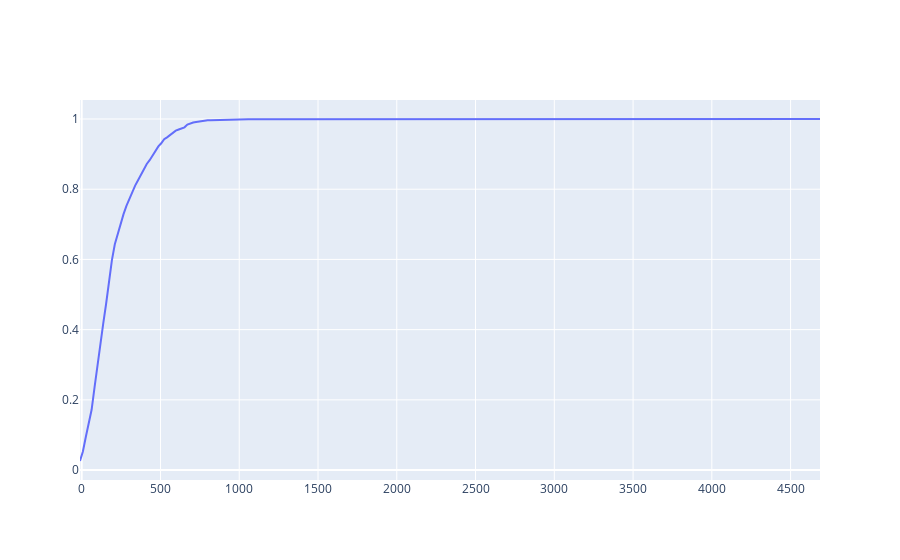

Source (notebook cell):
### Code cell
traces = [
    {"x": bin_edges[:-1], "y": cdf}
]
go.Figure(traces)

### Figure 1 — Plotly figure (JSON) as saved in the notebook; plotly's stock layout.template omitted (floating-point values rounded to 4 significant figures; data arrays with more than 128 entries replaced by an {"elided": "..."} marker saying what was removed)
{"data": [{"type": "scatter", "x": {"elided": "256 float values"}, "y": {"elided": "256 float values"}}], "layout": {}}
